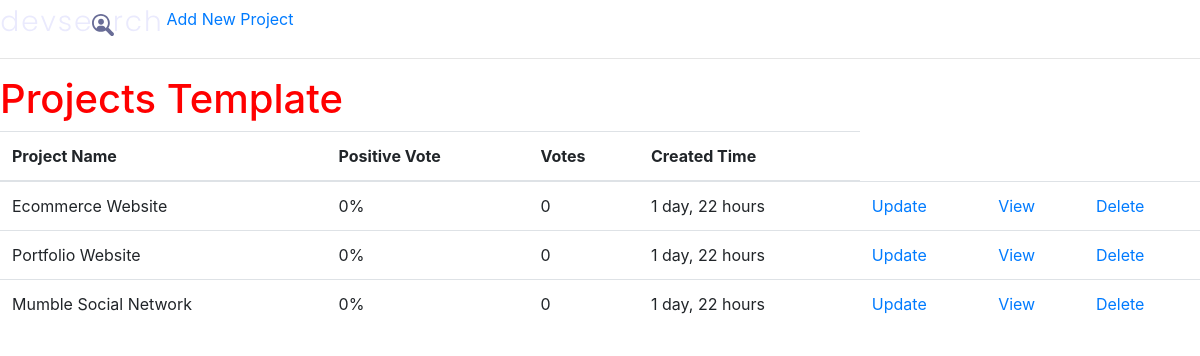
/, run on an earlier commit of the app's database.
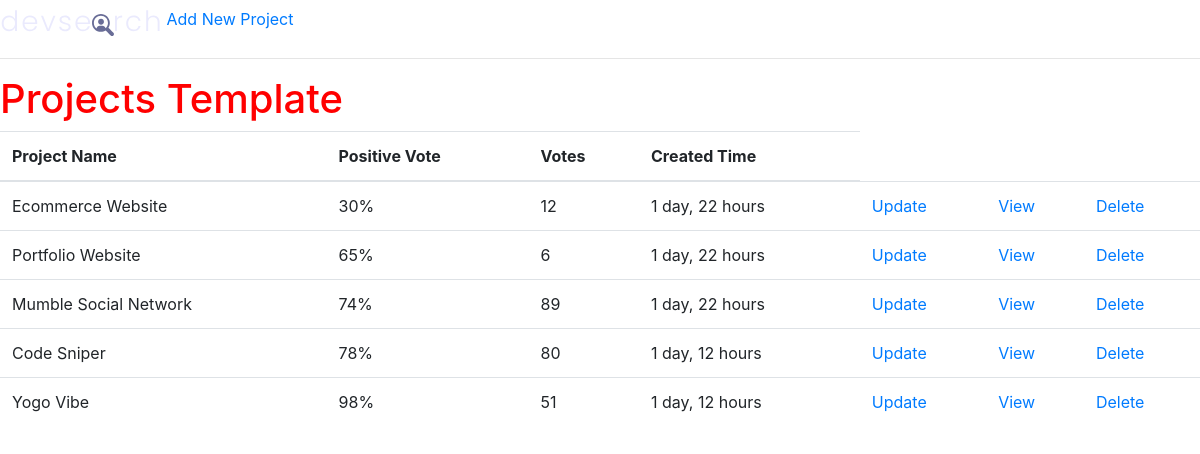
And on a later commit of the database.
### projects/models.py (models this page shows, shortened)
class Project(models.Model):
    title = models.CharField(max_length=200)
    description = models.TextField(null=True, blank=True)
    featured_image = models.ImageField(default='default.jpg', null=True, blank=True)
    demo_link = models.CharField(max_length=2000, null=True, blank=True)
    source_link = models.CharField(max_length=2000, null=True, blank=True)
    tags = models.ManyToManyField('Tag', blank=True)        # if the Tag class is under then need to set in 'Tags', if above jsut simply use Tag
    vote_total = models.IntegerField(default=0, null=True, blank=True)
    vote_ratio = models.IntegerField(default=0, null=True, blank=True)
    created = models.DateTimeField(auto_now_add=True)
    id = models.UUIDField(default=uuid.uuid4, unique=True, primary_key=True, editable=False)

### projects/views.py (the view)
# urls.py: path('', include('projects.urls')),
def projects(request):
    projects = Project.objects.all()
    context = {'projects':projects}
    return render(request, 'projects/projects.html', context)

### projects/templates/projects/projects.html
{% extends "main.html" %}
{% block content %}
    <h1>Projects Template</h1>
<table class="table table-hover">
    <thead>
        <tr>
            <th scope="col">Project Name</th>
            <th scope="col">Positive Vote</th>
            <th scope="col">Votes</th>
            <th scope="col">Created Time</th>
        </tr>
    </thead>
    <tbody>
        {% for project in projects %}
        <tr>
            <td>{{project.title}}</td>
            <td>{{project.vote_ratio}}%</td>
            <td>{{project.vote_total}}</td>
            <td>{{project.created|timesince}}</td>
            <td><a href="{% url 'update-project' project.id %}">Update</a></td>
            <td><a href="{% url 'project' project.id %}">View</a></td>
            <td><a href="{% url 'delete-project' project.id %}">Delete</a></td>
        </tr>
        {% endfor %}
    </tbody>
</table>
{% endblock content %}

### templates/main.html (shortened to what this page needs)
<!DOCTYPE html>
{% load static %}
<html>
    <head>
        <link rel="stylesheet" href="https://cdn.jsdelivr.net/npm/bootstrap@4.4.1/dist/css/bootstrap.min.css">
        <link rel="stylesheet" href="{% static 'styles/main.css' %}">
    </head>
    <body>
        {% include "navbar.html" %}
        {% block content %}
        {% endblock content %}
    </body>
</html>

### templates/navbar.html
{% load static %}
<img src="{% static 'images/logo.svg' %}" alt="Logo">
<a href="{% url 'create-project' %}">Add New Project</a>
<hr>

### static/styles/main.css (style rules this page uses)
h1 { color: red; }

What changed in the data, as far as the page shows it:
changed Project "Ecommerce Website": vote_ratio "0" → "30"; vote_total "0" → "12"
changed Project "Portfolio Website": vote_ratio "0" → "65"; vote_total "0" → "6"
changed Project "Mumble Social Network": vote_ratio "0" → "74"; vote_total "0" → "89"
added Project: title "Code Sniper", vote_ratio "78", vote_total "80", created "1 day, 12 hours"
added Project: title "Yogo Vibe", vote_ratio "98", vote_total "51", created "1 day, 12 hours"
